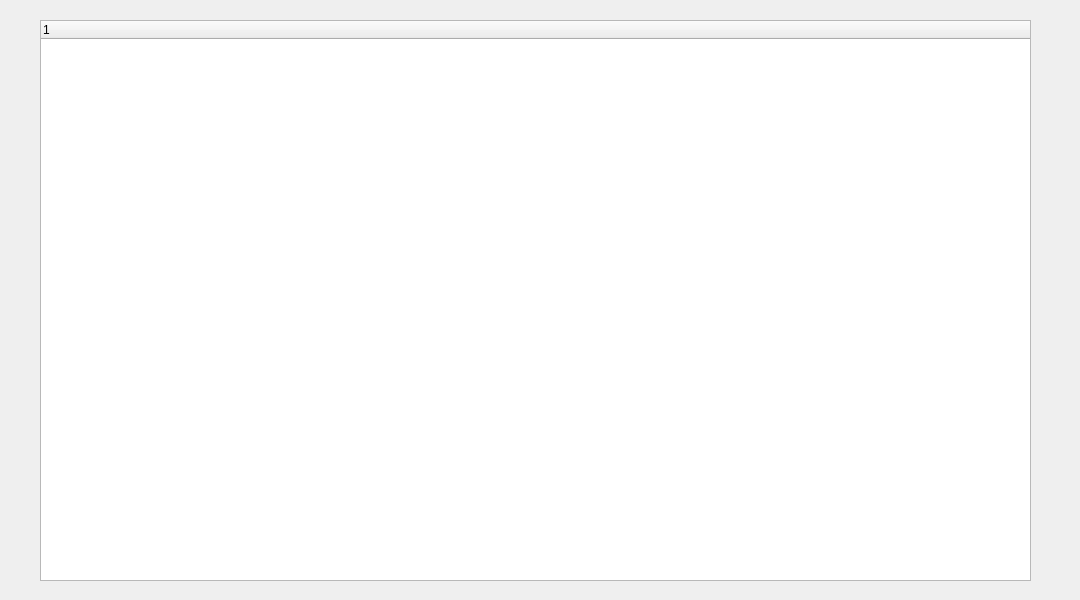
<?xml version="1.0" encoding="UTF-8"?>
<ui version="4.0">
 <class>AdminWidget</class>
 <widget class="QWidget" name="AdminWidget">
  <property name="geometry">
   <rect>
    <x>0</x>
    <y>0</y>
    <width>1080</width>
    <height>600</height>
   </rect>
  </property>
  <property name="minimumSize">
   <size>
    <width>1080</width>
    <height>600</height>
   </size>
  </property>
  <property name="maximumSize">
   <size>
    <width>1080</width>
    <height>600</height>
   </size>
  </property>
  <property name="windowTitle">
   <string>Form</string>
  </property>
  <widget class="QTreeWidget" name="treeWidget">
   <property name="geometry">
    <rect>
     <x>40</x>
     <y>20</y>
     <width>991</width>
     <height>561</height>
    </rect>
   </property>
   <column>
    <property name="text">
     <string notr="true">1</string>
    </property>
   </column>
  </widget>
 </widget>
 <resources/>
 <connections/>
</ui>
